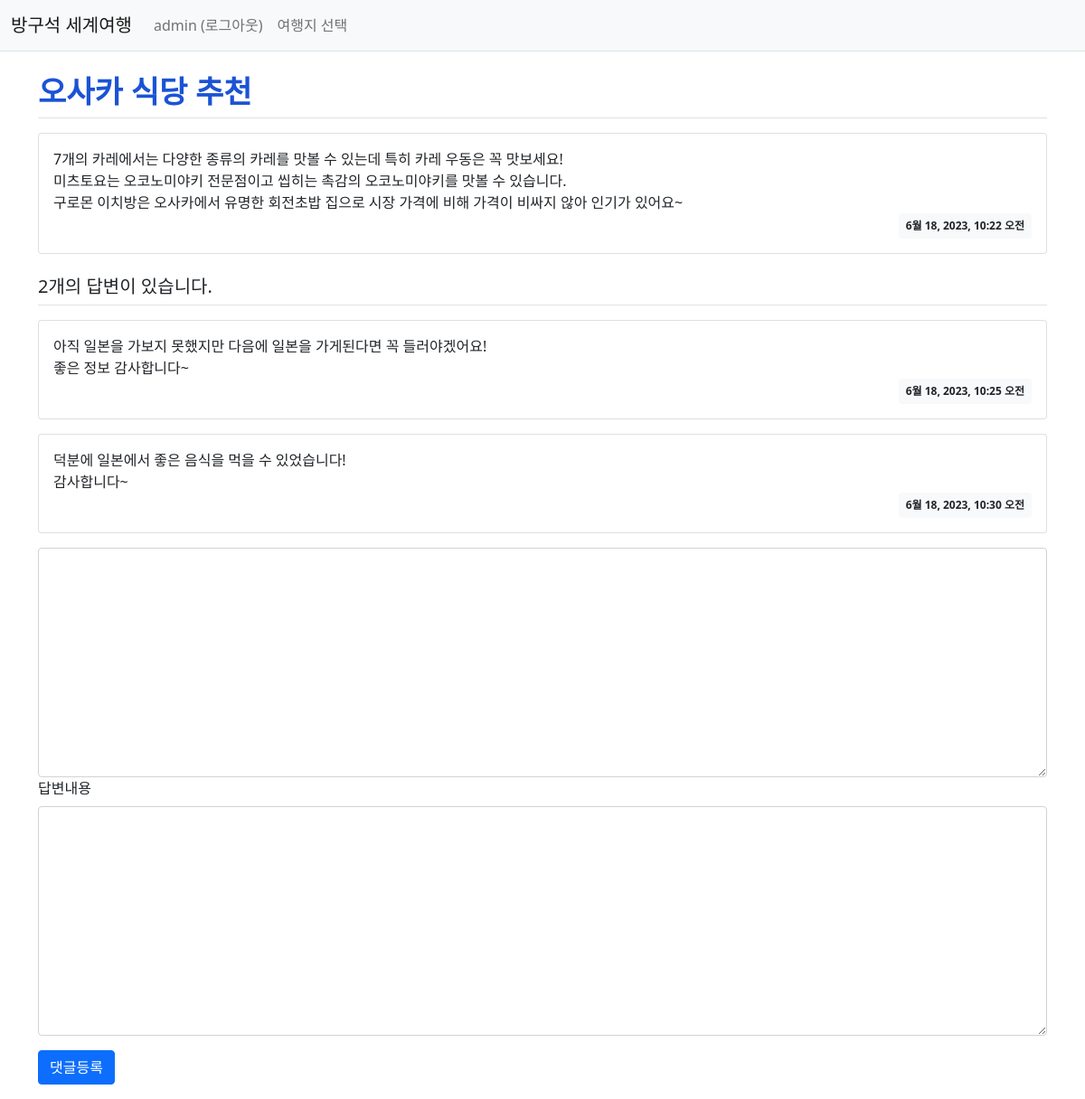
The page /travel1/7/ (signed in) on the database its author committed.
### travel1/models.py (models this page shows, shortened)
class Review(models.Model):
    author = models.ForeignKey(User, on_delete=models.CASCADE)
    subject = models.CharField(max_length=50)
    content = models.TextField()
    create_date = models.DateTimeField()

class Answer(models.Model):
    author = models.ForeignKey(User, on_delete=models.CASCADE)
    review = models.ForeignKey(Review, on_delete=models.CASCADE)
    content = models.TextField()
    create_date = models.DateTimeField()

### travel1/views.py (the view)
# urls.py: path('<int:review_id>/', views.detail, name = 'detail'),
def detail(request, review_id):
    review = get_object_or_404(Review, pk=review_id)
    context = {'review': review}
    return render(request, 'travel1/review_detail.html', context)

### templates/travel1/review_detail.html (shortened to what this page needs)
{% extends 'base.html' %}
{% block content %}
<div class="container my-3">
    <h2 class="border-bottom py-2">{{ review.subject }}</h2>
    <div class="card my-3">
        <div class="card-body">
            <div class="card-text" style="white-space: pre-line;">{{ review.content }}</div>
            <div class="d-flex justify-content-end">
                <div class="badge bg-light text-dark p-2">
                    {{ review.create_date }}
                </div>
            </div>
        </div>
    </div>
    <h5 class="border-bottom my-3 py-2">{{review.answer_set.count}}개의 답변이 있습니다.</h5>
    {% for answer in review.answer_set.all %}
    <div class="card my-3">
        <div class="card-body">
            <div class="card-text" style="white-space: pre-line;">{{ answer.content }}</div>
            <div class="d-flex justify-content-end">
                <div class="badge bg-light text-dark p-2">
                    {{ answer.create_date }}
                </div>
            </div>
        </div>
    </div>
    {% endfor %}
    <form action="{% url 'travel1:answer_create' review.id %}" method="post" class="my-3">
        <div class="form-group">
            <textarea name="content" id="content" class="form-control" rows="10"></textarea>
        </div>
        <div class="mb-3">
            <label for="content" class="form-label">답변내용</label>
            <textarea {% if not user.is_authenticated %}disabled{% endif %}
              name="content" id="content" class="form-control" rows="10"></textarea>
        </div>
        <input type="submit" value="댓글등록" class="btn btn-primary">
    </form>
</div>
{% endblock %}

### templates/navbar.html (shortened to what this page needs)
<nav class="navbar navbar-expand-lg navbar-light bg-light border-bottom">
    <div class="container-fluid">
        <a class="navbar-brand" href="{% url 'travel1:index' %}">방구석 세계여행</a>
        <div class="collapse navbar-collapse" id="navbarSupportedContent">
            <ul class="navbar-nav me-auto mb-2 mb-lg-0">
                <li class="nav-item">
                    {% if user.is_authenticated %}
                    <a class="nav-link" href="{% url 'common:logout' %}">{{ user.username }} (로그아웃)</a>
                    {% else %}
                    <a class="nav-link" href="{% url 'common:login' %}">로그인</a>
                    {% endif %}
                </li>
                <li>
                    <a class="nav-link" href="{% url 'common:country' %}">여행지 선택</a>
                </li>
            </ul>
        </div>
    </div>
</nav>

### static/style.css (style rules this page uses)
ul,ol { list-style: none; }
h2 { font-size: 34px; font-weight: bold; color: #1b53d5; }

### rows shown on the page
Review: subject "오사카 식당 추천", content "7개의 카레에서는 다양한 종류의 카레를 맛볼 수 있는데 특히 카레 우동은 꼭 맛보세요! 미츠토요는 오코노미야키 전문점이고 씹히는 촉감의 오코노미야키를 맛볼 수 있습니다. 구로몬 이치방은 오사카에서 유명한 회전초밥 집으로 시장 가격에 비해 가격이 비싸지 않아 인기가 있어요~", create_date "6월 18, 2023, 10:22 오전", answer_set.count "2"
Answer: content "아직 일본을 가보지 못했지만 다음에 일본을 가게된다면 꼭 들러야겠어요! 좋은 정보 감사합니다~", create_date "6월 18, 2023, 10:25 오전"
Answer: content "덕분에 일본에서 좋은 음식을 먹을 수 있었습니다! 감사합니다~", create_date "6월 18, 2023, 10:30 오전"

### other values the page prints
{{ user.username }} "admin"
